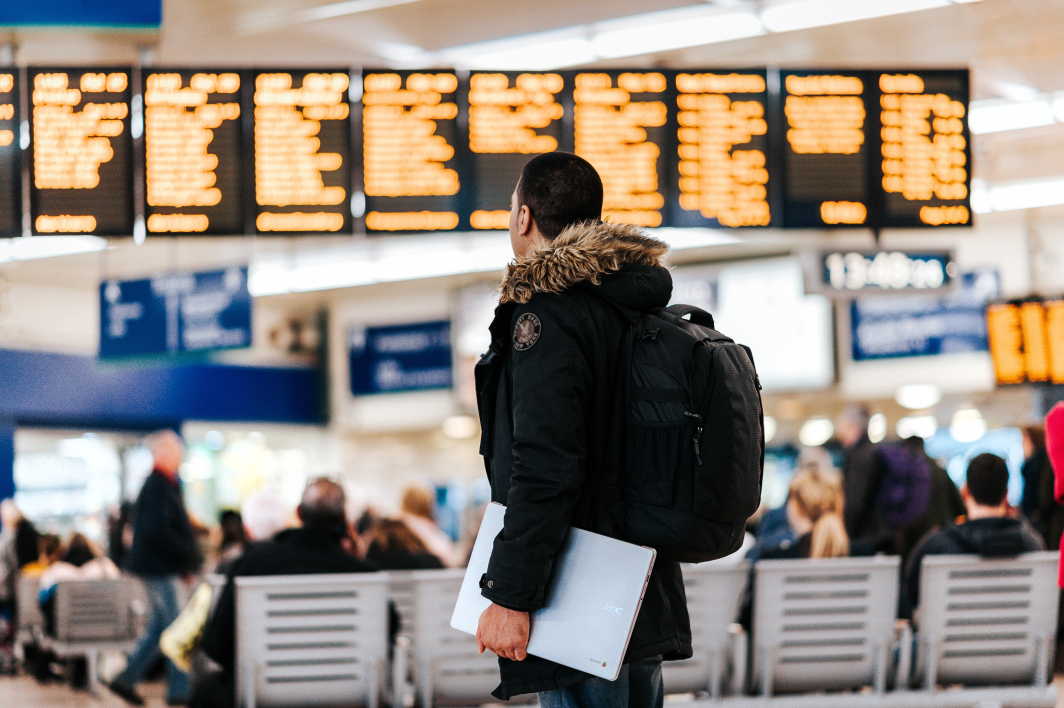
#> input picture dataset/anete-lusina-rFKBUwLg_WQ-unsplash.jpg, 4256 x 2832 px (shown at 1/4 size); its folder holds only this picture in this run
$ python circle.py --input dataset/anete-lusina-rFKBUwLg_WQ-unsplash.jpg
#> lines starting #> are read from the running program, lines starting #| are printed output that depends on the picture; after the words box and inside, x2 and y2 are one past the last pixel; in counts of white or black regions, pixels touching at a corner belong together
import numpy as np
import argparse
import cv2
import glob
from itertools import product


def settings():
    parser = argparse.ArgumentParser("Project 1")
    parser.add_argument("--input", type=str, default="export/input.jpg", help="Path to input")
    parser.add_argument("--output", type=str, default="export/output.jpg", help="Path to output")
    parser.add_argument("--pool", type=str, default="dataset", help="Path to dataset")
    parser.add_argument("--stride", type=int, default=40, help="Size of small image")
    args = parser.parse_args()
    return args


def get_settings(path, size):
    images = []
    avg_colors = []
    for image_path in glob.glob("{}/*.png".format(path)) + glob.glob("{}/*.jpg".format(path)):
        image = cv2.imread(image_path, cv2.IMREAD_COLOR)
        image = cv2.resize(image, (size, size))
        images.append(image)
        avg_colors.append(np.sum(np.sum(image, axis=0), axis=0) / (size ** 2))
    return images, np.array(avg_colors)

def ciclelify(src):
    cv2.circle(src, round(opt.stride/2),round(opt.stride/2),round(opt.stride/2), (0,0,0), -1)

def main(opt):
    input_image = cv2.imread(opt.input, cv2.IMREAD_COLOR)
#> input_image is the input picture: shape (2832, 4256, 3); mean B, G, R 125.3, 134.2, 144.3
    height, width, num_channels = input_image.shape
#> height = 2832; width = 4256; num_channels = 3
    blank_image = np.zeros((height, width, 3), np.uint8)
    images, avg_colors = get_settings(opt.pool, opt.stride)
#> in get_settings, `image = cv2.resize(image, (size, size))`:
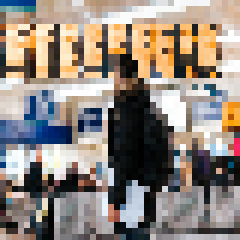
#> image: shape (40, 40, 3) (shown 6 times larger); mean B, G, R 126.3, 135, 145.1
#> images = 1 item; avg_colors = [[126.3, 135, 145.1]]
    for i, j in product(range(int(width / opt.stride)), range(int(height / opt.stride))):
        partial_input_image = input_image[j * opt.stride: (j + 1) * opt.stride,
                              i * opt.stride: (i + 1) * opt.stride, :]
        partial_avg_color = np.sum(np.sum(partial_input_image, axis=0), axis=0) / (opt.stride ** 2)
        distance_matrix = np.linalg.norm(partial_avg_color - avg_colors, axis=1)
        idx = np.argmin(distance_matrix)

        radius = 100.0/(distance_matrix[idx]/2+100)
        circle = np.zeros((round(opt.stride), round(opt.stride)), dtype=images[idx].dtype)
        cv2.circle(circle, (round(opt.stride/2),round(opt.stride/2)) ,round(radius*opt.stride/2), 1, -1)
        masked_data = images[idx] * circle[..., np.newaxis]

        blank_image[j * opt.stride: (j + 1) * opt.stride, i * opt.stride: (i + 1) * opt.stride, :] = masked_data
#> this loop made 7420 passes
#> (partial_avg_color, distance_matrix, radius) on passes 1 to 3: ([147.6, 72.99, 1.89], [157.5], 0.559), ([144.7, 72.29, 2.62], [156.7], 0.561), ([136.8, 121.1, 55.14], [91.64], 0.686)
#> pass 1, in main, `partial_input_image = input_image[j * opt.stride: (j + 1) * opt.stride..`:
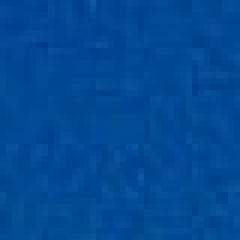
#> partial_input_image: shape (40, 40, 3) (shown 6 times larger); mean B, G, R 147.6, 73, 1.9
#> pass 1, in main, `masked_data = images[idx] * circle[..., np.newaxis]`:
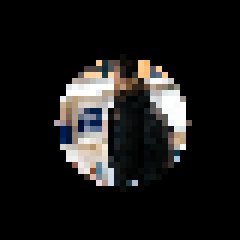
#> masked_data: shape (40, 40, 3) (shown 6 times larger); mean of channels 0, 1, 2 24.6, 25.5, 26.4; drawn as B, G, R
#> pass 3, in main, `partial_input_image = input_image[j * opt.stride: (j + 1) * opt.stride..`:
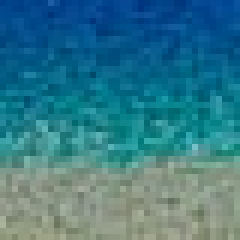
#> partial_input_image: shape (40, 40, 3) (shown 6 times larger); mean B, G, R 136.8, 121.1, 55.1
#> after the loop:
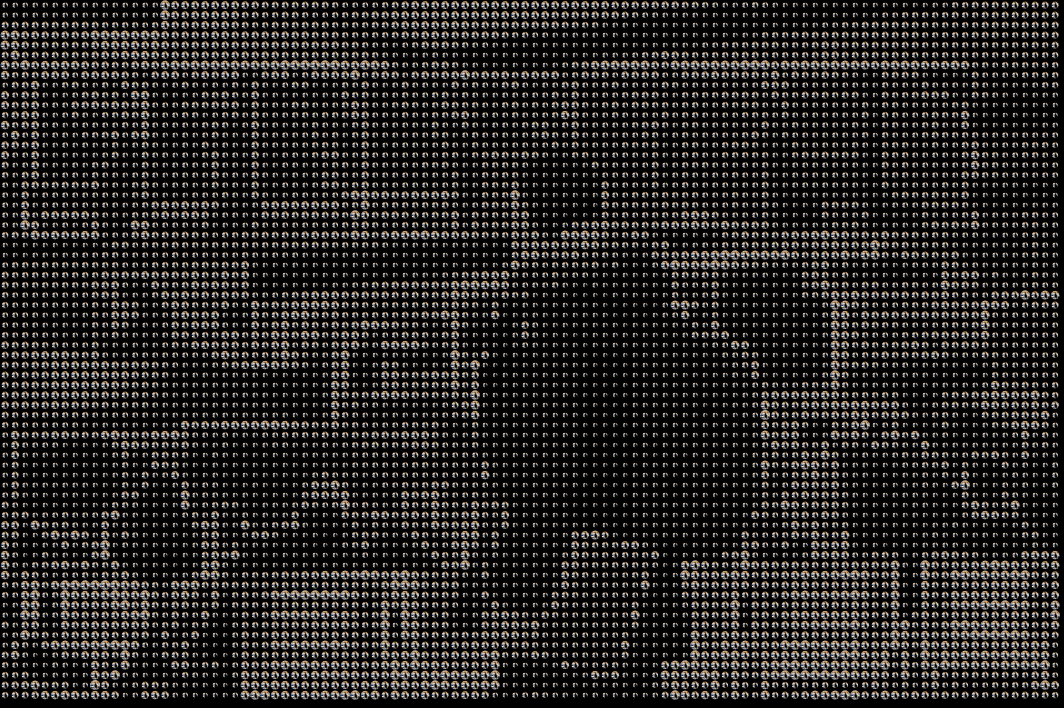
#> blank_image: shape (2832, 4256, 3) (shown at 1/4 size); mean B, G, R 37.4, 39.3, 41.6
#> after the loop:
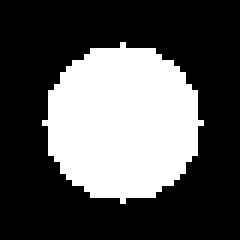
#> circle: shape (40, 40) (shown 6 times larger); values 0 (black) and 1 (white), 33.1% white; 1 white region, box (x1, y1, x2, y2) and area: (7, 7, 34, 34) 529
    cv2.imwrite(opt.output, blank_image)

if __name__ == '__main__':
    opt = settings()
    main(opt)

$ run again, on dataset/elena-mozhvilo-CTukx4jfWac-unsplash.jpg
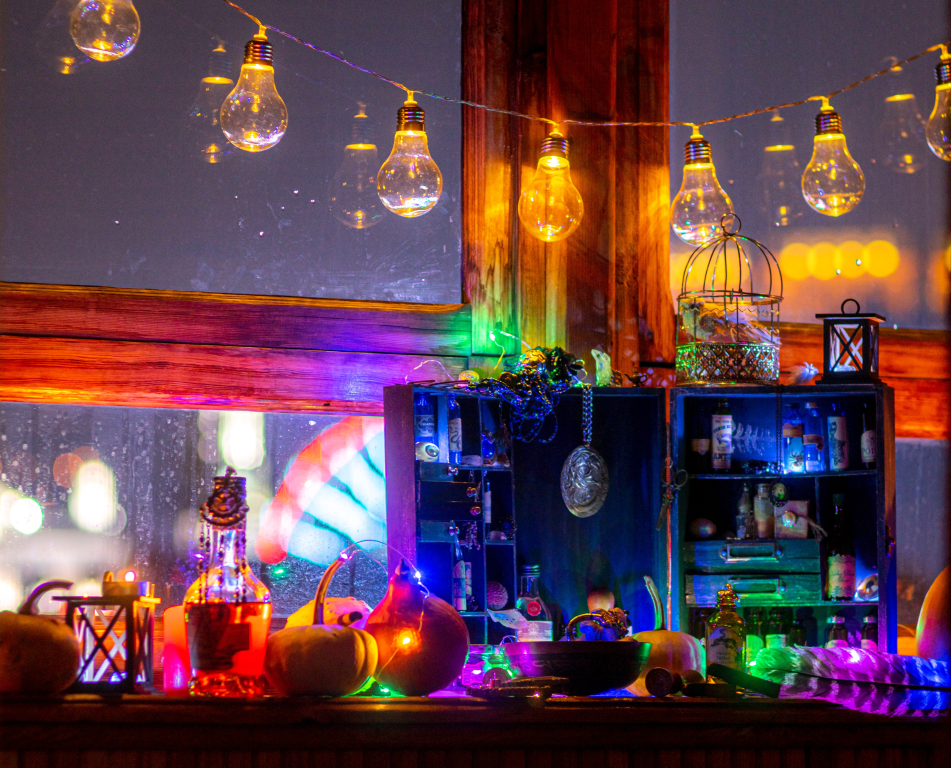
#> input picture dataset/elena-mozhvilo-CTukx4jfWac-unsplash.jpg, 4753 x 3836 px (shown at 1/5 size)
#> in main, input_image is the input picture: shape (3836, 4753, 3); mean B, G, R 75.4, 65.6, 99.8
#> images = 1 item; avg_colors = [[75.52, 65.8, 97.64]]
#> the loop in main, `for i, j in product(range(int(width / opt.stride)), range(int(height /..` made 11210 passes
#> (partial_avg_color, distance_matrix, radius) on passes 1 to 3: ([51.24, 49.16, 64.44], [44.37], 0.818), ([50.77, 50.43, 64.86], [43.85], 0.82), ([50.87, 49.51, 65.9], [43.36], 0.822)
#> after the loop in main, `for i, j in product(range(int(width / opt.stride)), range(int(height /..`:
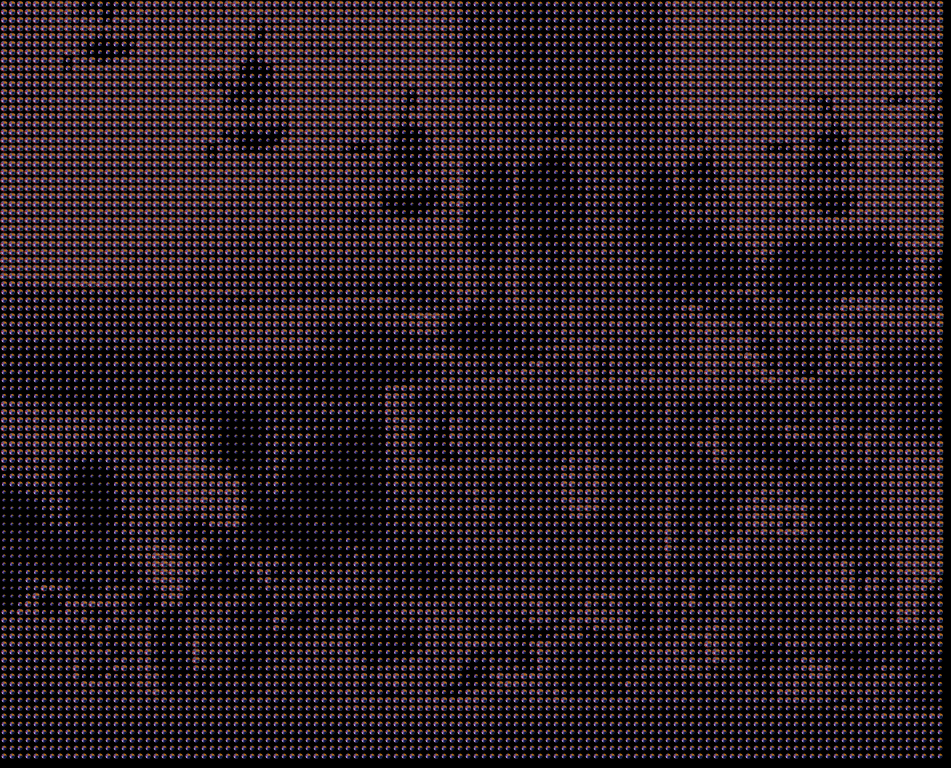
#> blank_image: shape (3836, 4753, 3) (shown at 1/5 size); mean B, G, R 36, 29.5, 40.8
#> after the loop in main, `for i, j in product(range(int(width / opt.stride)), range(int(height /..`:
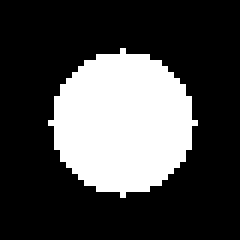
#> circle: shape (40, 40) (shown 6 times larger); values 0 (black) and 1 (white), 27.6% white; 1 white region, box (x1, y1, x2, y2) and area: (8, 8, 33, 33) 441
